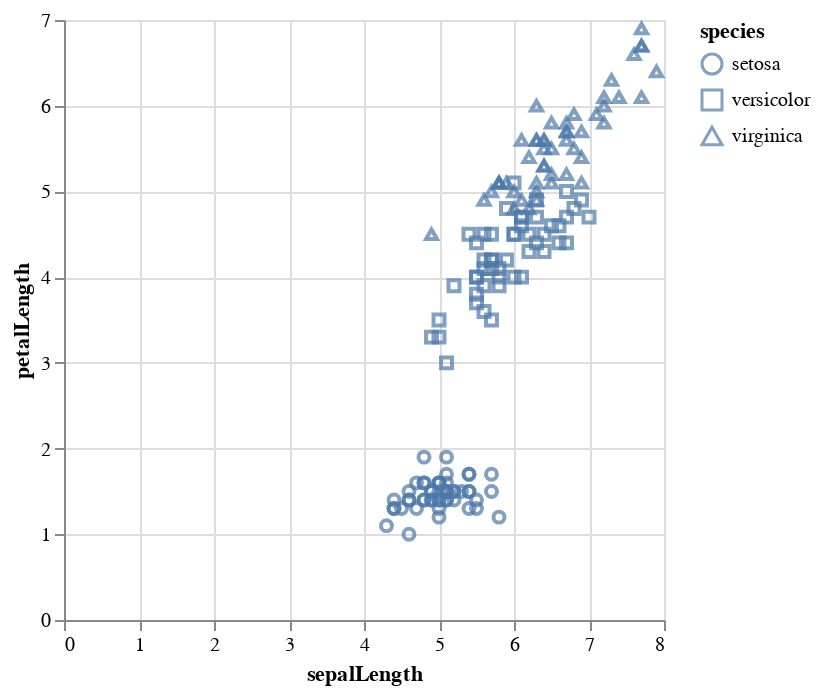

The cell this chart's notebook holds for it:
### Markdown cell above
In this example, we will visualize the iris dataset from the vega_datasets library in the form of a scatter plot. The mark method used for scatter plot in this example is mark_point(). For this bi-variate analysis, we map the sepalLength and petalLength columns to the x and y axes encoding. Further, to differentiate the points from each other, we map the shape encoding to the species column.

### Code cell
# Importing altair
import altair as alt
# Import data object from vega_datasets
from vega_datasets import data
  
# Selecting the data
iris = data.iris()
  
# Making the Scatter Plot
alt.Chart(iris).mark_point().encode(
    # Map the sepalLength to x-axis
    x='sepalLength',
    # Map the petalLength to y-axis
    y='petalLength',
    # Map the species to shape
    shape='species'
)

### Figure 1 — Vega-Lite specification as saved in the notebook (floating-point values rounded to 4 significant figures; data arrays with more than 128 entries replaced by an {"elided": "..."} marker saying what was removed)
{"config": {"view": {"continuousWidth": 300, "continuousHeight": 300}}, "data": {"name": "data-a264acbd6e539a8b3afc0cb5f240fb57"}, "mark": {"type": "point"}, "encoding": {"shape": {"field": "species", "type": "nominal"}, "x": {"field": "sepalLength", "type": "quantitative"}, "y": {"field": "petalLength", "type": "quantitative"}}, "$schema": "https://vega.github.io/schema/vega-lite/v5.8.0.json", "datasets": {"data-a264acbd6e539a8b3afc0cb5f240fb57": {"elided": "150 records"}}}
